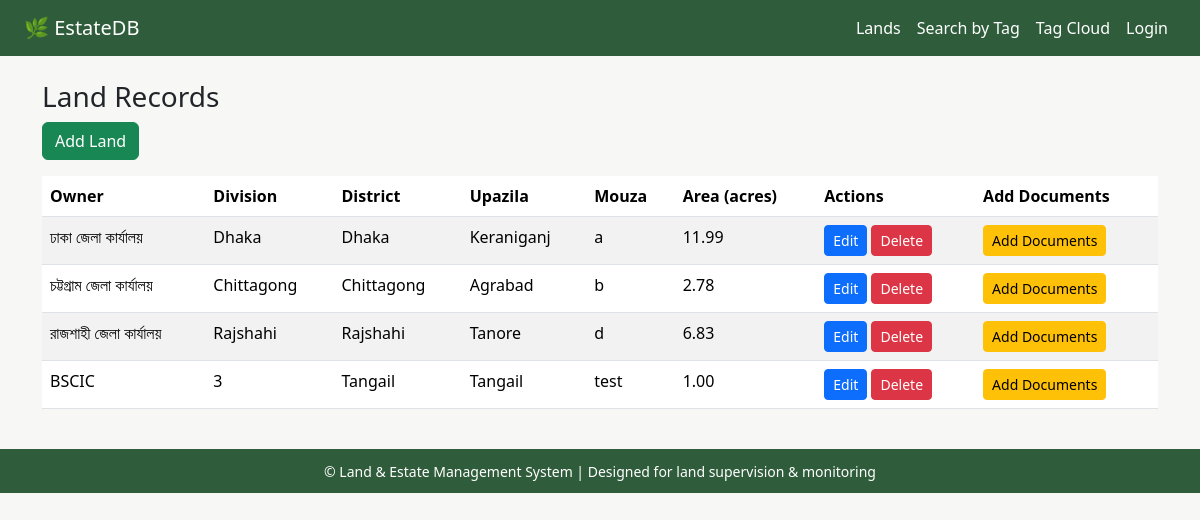
/lands/, run on an earlier commit of the app's database.
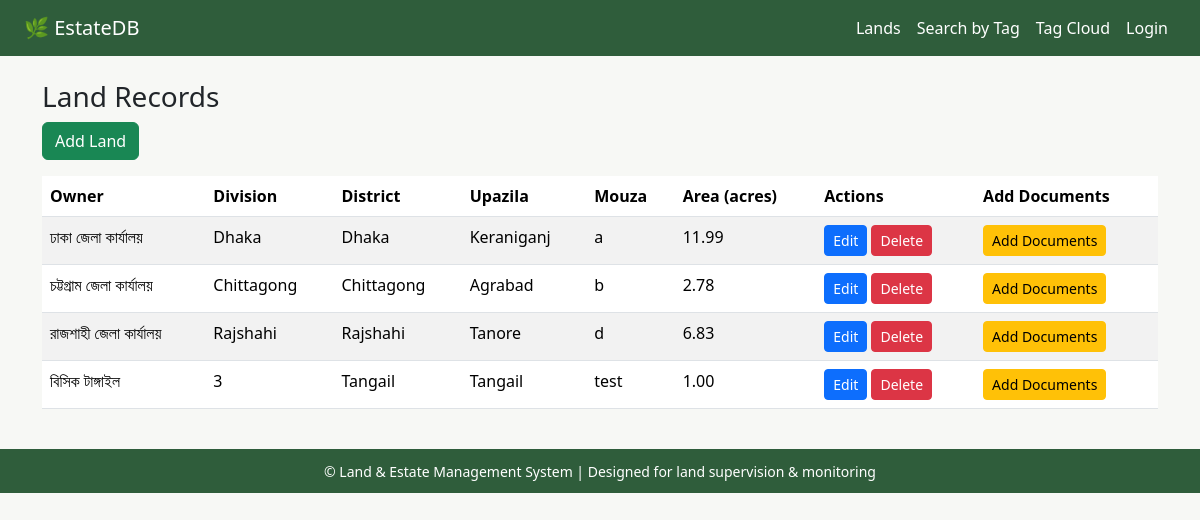
And on a later commit of the database.
### lands/models.py (models this page shows, shortened)
class Land(models.Model):
    rd_office = models.CharField(max_length=100)
    division = models.CharField(max_length=100)
    district = models.CharField(max_length=100)
    upazila = models.CharField(max_length=100)
    mouza = models.CharField(max_length=100, blank=True, null=True)
    dag_no = models.CharField(max_length=50, blank=True, null=True)
    khatian_no = models.CharField(max_length=50, blank=True, null=True)
    area = models.DecimalField(max_digits=10, decimal_places=2, help_text="Area in acres")
    owner_name = models.CharField(max_length=150)
    created_at = models.DateTimeField(auto_now_add=True)
    updated_at = models.DateTimeField(auto_now=True)

### lands/views.py (the view)
# urls.py: path('', views.land_list, name='land_list'),
def land_list(request):
    lands = Land.objects.all()
    return render(request, 'lands/land_list.html', {'lands': lands})

### lands/templates/lands/land_list.html
{% extends "base.html" %}
{% block content %}
<h3>Land Records</h3>
<a href="{% url 'lands:land_create' %}" class="btn btn-success mb-3">Add Land</a>
<table class="table table-striped">
    <thead>
        <tr>
            <th>Owner</th>
            <th>Division</th>
            <th>District</th>
            <th>Upazila</th>
            <th>Mouza</th>
            <th>Area (acres)</th>
            <th>Actions</th>
            <th>Add Documents</th>
        </tr>
    </thead>
    <tbody>
        {% for land in lands %}
        <tr>
            <td>{{ land.owner_name }}</td>
            <td>{{ land.division }}</td>
            <td>{{ land.district }}</td>
            <td>{{ land.upazila }}</td>
            <td>{{ land.mouza }}</td>
            <td>{{ land.area }}</td>
            <td>
                <a href="{% url 'lands:land_update' land.pk %}" class="btn btn-primary btn-sm">Edit</a>
                <a href="{% url 'lands:land_delete' land.pk %}" class="btn btn-danger btn-sm">Delete</a>
            </td>
            <td>
                <a href="{% url 'documents:document_list' land.pk %}" class="btn btn-warning btn-sm">
                    Add Documents
                </a>
            </td>
        </tr>
        {% empty %}
        <tr><td colspan="7" class="text-center">No land records found.</td></tr>
        {% endfor %}
    </tbody>
</table>
{% endblock %}

### templates/base.html (shortened to what this page needs)
{% load static %}
<!DOCTYPE html>
<html lang="en">
<head>
    <link rel="stylesheet" href="https://cdn.jsdelivr.net/npm/bootstrap@5.3.2/dist/css/bootstrap.min.css">
    <link rel="stylesheet" href="https://cdn.jsdelivr.net/npm/bootstrap-icons@1.11.1/font/bootstrap-icons.min.css">
</head>
<body>
<nav class="navbar navbar-expand-lg navbar-dark px-4">
    <a class="navbar-brand" href="/">🌿 EstateDB</a>
    <div class="collapse navbar-collapse" id="navbarNav">
        <ul class="navbar-nav ms-auto">
            <li class="nav-item">
                <a class="nav-link" href="/lands/">Lands</a>
            </li>
            <li class="nav-item">
                <a class="nav-link" href="{% url 'documents:search_by_tag' %}">Search by Tag</a>
            </li>
            <li class="nav-item">
                <a class="nav-link" href="{% url 'documents:tag_cloud' %}">Tag Cloud</a>
            </li>
            {% if user.is_authenticated %}
                <li class="nav-item">
                    <a class="nav-link" href="#">Hi, {{ user.username }}</a>
                </li>
                <li class="nav-item">
                    <a class="nav-link" href="{% url 'accounts:logout' %}">Logout</a>
                </li>
            {% else %}
                <li class="nav-item">
                    <a class="nav-link" href="{% url 'accounts:login' %}">Login</a>
                </li>
            {% endif %}
        </ul>
    </div>
</nav>
<div class="container mt-4">
    {% block content %}{% endblock %}
</div>
<footer class="text-center">
    <small>© {{ year }} Land & Estate Management System | Designed for land supervision & monitoring</small>
</footer>
</body>
</html>

### templates/base.html (style rules this page uses)
body { background-color: #f7f8f5; }
.navbar { background-color: #2f5d3b !important; }
.navbar-brand, .nav-link, .text-white { color: #fff !important; }
footer { background: #2f5d3b; padding: 10px 0; color: white; margin-top: 40px; }

What changed in the data, as far as the page shows it:
changed Land "Tangail": owner_name "BSCIC" → "বিসিক টাঙ্গাইল"
